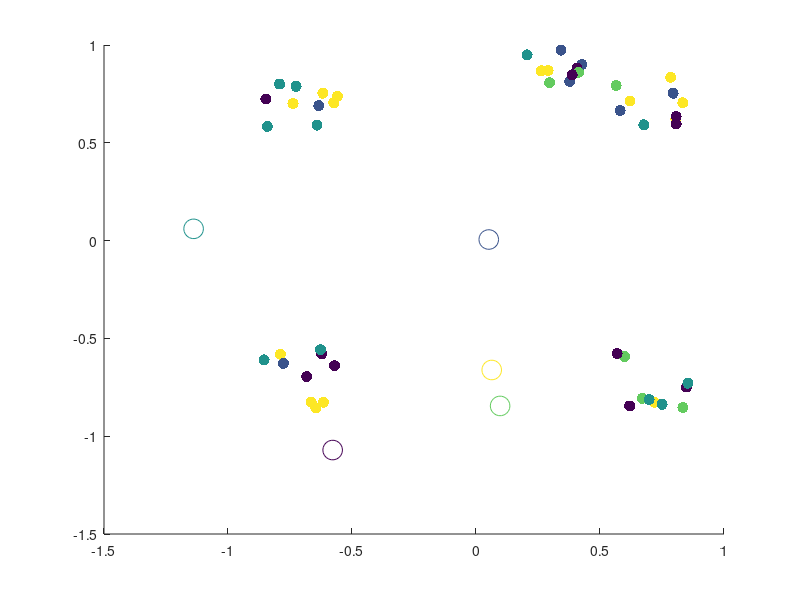

MATLAB code for this plot: (Note: this script raises an error after producing the figure.)
%% Random Initalization
% Topic I.6 - Alternating Minimization Scheme Algorithm for k-Means Clustering*
% 
% Clear the workspace and close all figure windows

close all; clear all;

load Q1data.mat; 

[n,m]= size(XData); 

% Set the number of clusters (k)
k=5;

% Assign each data vector, randomly to one of the k clusters
IndexSet = randi(k,n,1);

% Plot the data
scatter(XData(:,1),XData(:,2),64,IndexSet,'filled');
hold on

% Create data structures to store the weight vectors for cluster (c), and the 
% weight vectors from the previous iteration (cPrev)
c = zeros(k,m);
cPrev = zeros(k,m);

% Randomly initialize the weight vectors so that each component is sampled from 
% the interval [-1,1]
c = -1.2 + 2.4*rand(k,m);

% Plot the initial weight vectors
scatter(c(:,1),c(:,2),200,linspace(1,k,k))
hold off
pause



%% K++ initalization 

close all; clear all; clc;
% for funsies attempt at k++ initalization 

% 100 2-dimensional points, each points is a vector! 
%hopefully this is like quakes data
load Q1data.mat


%number of clusters; 
k =4; 

[n,m]=size(XData);



[c,IndexSet]= KPlusPlusInit(XData,k);




% Plot the data
scatter(XData(:,1),XData(:,2),64,IndexSet,'filled');
hold on
scatter(c(:,1),c(:,2),200,linspace(1,k,k))
hold off

%% The Alternating Minimization Scheme
doneFlag=0;

% Keep alternating updates to weight vectors and cluster assignments until weight 
% vectors no longer change their locations

while (~doneFlag)

    % Update the weight vectors in each cluster via the centroid formula
    for i=1:k 

        % Find the indices for all data vectors currently in cluster i
        ClusterIndices = find(IndexSet==i);

        % Find the number of data vectors currently in cluster i
        NumVecsInCluster = size(ClusterIndices,1);

        % Create a data structure to store weight vector for the current
        % cluster
        c(i,:)=0; 

        % Update cluster vector using the centroid formula
        for j=1:NumVecsInCluster
            for l=1:m
                c(i,l) = c(i,l) + XData(ClusterIndices(j,1),l)/NumVecsInCluster;
            end
        end

    end

    % Plot the updated weight vectors for each cluster
    scatter(XData(:,1),XData(:,2),64,IndexSet,'filled')
    hold on
    scatter(c(:,1),c(:,2),200,linspace(1,k,k))
    %pause
    
    % Now reassign all data vectors to the closest weight vector (cluster)

    % Create a data structure to store closest weight vector for each data
    % point
    closestCluster=zeros(n,1);

    % Reassign each data vector to the new, closest cluster
    for d=1:n

        % Store the coordinates of the current data vector
        xD = XData(d,:);

        % Set the minimum distance tracker to be a very large number
        sqDistMin=1e16;

        % Find the closest weight vector (cluster) to the current data
        % vector
        for i=1:k
            sqDist = norm(c(i,:)-xD,2);

            % If the distance is less than the current min, assign the
            % current data vector to this cluster
            if sqDist<sqDistMin
                closestCluster(d)=i;
                sqDistMin=sqDist;
            end

        end
    end

    % Update the assignments of the data vectors to their new clusters
    IndexSet = closestCluster;
    
    % Plot the data and the updated weight vectors
    hold off
    scatter(XData(:,1),XData(:,2),64,IndexSet,'filled')
    hold on
    scatter(c(:,1),c(:,2),200,linspace(1,k,k))
    hold off
    %pause
    
    % Terminate the alternating scheme if the weight vectors are unaltered
    % relative to the previous iteration
    if c==cPrev
        doneFlag=1;
    else
        cPrev=c;
    end
end


%% Calculation of Overall Coherence

% computes overall coherence AFTER K-Means! 
OvCo=oaco(XData,IndexSet,c)



%% 10 initalizations

close all; clear all; clc;



% 50  2-dimensional points, each points is a vector! 
%hopefully this is like quakes data
load Q1data.mat



rng(33)

% initalization :) heh
OvCO_forkPP = zeros(1,10);
OvCO_forRand = zeros(1,10); 
% number of clusters


k=5; 


% random initalization;

for realz = 1:10
    [n,m]= size(XData);
    IndexSeti = randi(k,n,1);
    ci = -1.2 + 2.4*rand(k,m);
    
    % scatter(XData(:,1),XData(:,2),64,IndexSeti,'filled')
    %     hold on
    %     scatter(ci(:,1),ci(:,2),200,linspace(1,k,k))
    %     hold off
    %     pause 
    %     
    
    % this runs the k-means algorithim
    [IndexSetf,cf]= kmeans493(XData,k,IndexSeti,ci);
    OvCo=oaco(XData,IndexSetf,cf);
    OvCO_forRand(:,realz) = OvCo ; % this creates a vector of the overall coherence
    
    %   scatter(XData(:,1),XData(:,2),64,IndexSetf,'filled')
    %     hold on
    %     scatter(cf(:,1),cf(:,2),200,linspace(1,k,k))
    %     hold off


end 


%k++ initalization 
for realz = 1:10   

    [ci,IndexSeti]=KPlusPlusInit(XData,k);
    
    %  scatter(XData(:,1),XData(:,2),64,IndexSeti,'filled')
    %     hold on
    %     scatter(ci(:,1),ci(:,2),200,linspace(1,k,k))
    %     hold off
    %     pause 
        
        %runs k means
        
    [IndexSetf,cf]= kmeans493(XData,k,IndexSeti,ci);
    
    OvCo=oaco(XData,IndexSetf,cf);
    OvCO_forkPP(:,realz) = OvCo ; 
    
    %   scatter(XData(:,1),XData(:,2),64,IndexSetf,'filled')
    %     hold on
    %     scatter(cf(:,1),cf(:,2),200,linspace(1,k,k))
    %     hold off
end 


mean(OvCO_forkPP)
mean(OvCO_forRand)
